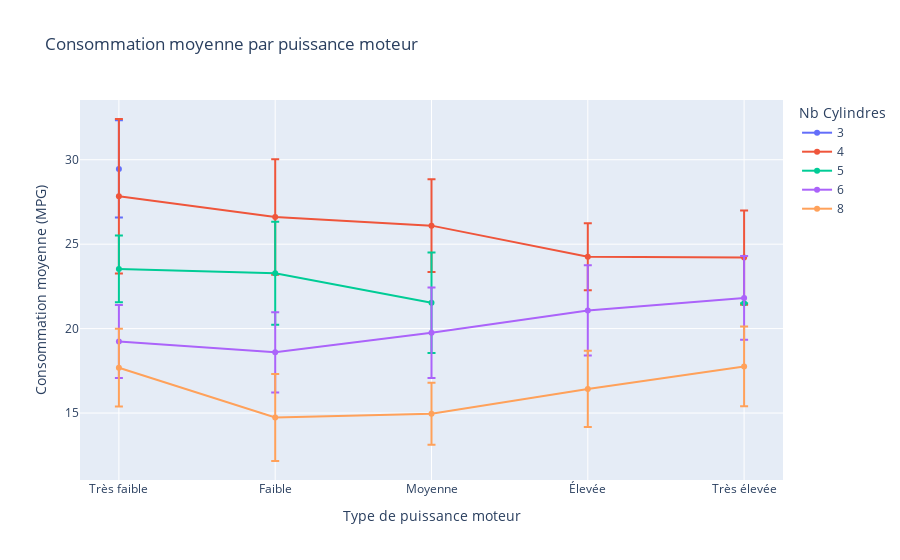

The code cell stored with this chart in its notebook:
### Markdown cell above
#### Répartition des styles de véhicule selon le type de transmission

Le second graphique, un diagramme sunburst, permet de visualiser la répartition des **styles de véhicule** en fonction du **type de transmission** :

- Les **transmissions automatiques** concernent principalement des véhicules de type **SUV** et **berlines (Sedan)**, c’est-à-dire des modèles généralement plus spacieux, orientés vers le confort et souvent utilisés dans des contextes urbains ou familiaux.
- Les **transmissions manuelles** sont davantage associées à des **coupés**, **hatchbacks**, ou encore des **pickups**. Ces styles sont souvent liés à des usages plus économiques, sportifs ou professionnels.
- Les transmissions automatisées et directes (DIRECT_DRIVE) sont très minoritaires, ce qui les rend peu représentatives pour l’analyse.

#### Corrélation entre les deux graphiques

Les deux visualisations convergent vers une **relation structurelle entre le prix, le type de transmission et le style du véhicule** :

| Type de transmission | Styles dominants               | Gamme de prix associée  |
|----------------------|--------------------------------|-------------------------|
| Automatique          | SUV, Sedan                     | Moyenne à élevée        |
| Manuelle             | Coupé, Hatchback, Pickup       | Basse à moyenne         |
| Semi-automatique     | Divers véhicules haut de gamme | Élevée                  |

Cette corrélation permet de tirer des conclusions utiles à la fois en matière de compréhension du marché et dans une logique de conseil à l’achat.

#### En tant que vendeur:

Dans une optique de vente ou de recommandation:

- Pour un **client recherchant le confort ou un usage familial**, les véhicules **automatiques de type SUV ou berline** seront les plus adaptés.
- Pour un **client au budget restreint**, un **véhicule manuel** de type **compact** ou **coupé** sera plus accessible.
- Pour un **profil professionnel ou rural**, le **pickup manuel** reste un bon compromis entre robustesse et maîtrise du budget.

On peut **établir un profil type des acheteurs selon leur budget, leur usage et leurs attentes en matière de confort ou performance.**

### Code cell
# Suppression des lignes avec valeurs manquantes
df_clean = df.dropna(subset=['hp', 'highway_mpg', 'city_mpg', 'cylinders']).copy()

# Calcul de la consommation moyenne
df_clean['Average MPG'] = (df_clean['highway_mpg'] + df_clean['city_mpg']) / 2

# Filtrage : suppression des moteurs à 0 cylindre (valeurs aberrantes)
df_clean = df_clean[df_clean['cylinders'] > 0]

# Tranches de puissance moteur
df_clean['HP Range'] = pd.qcut(df_clean['hp'], q=5, labels=[
    'Très faible', 'Faible', 'Moyenne', 'Élevée', 'Très élevée'])

# Conversion des cylindres à entier
df_clean['cylinders'] = df_clean['cylinders'].round().astype('Int64')

# Agrégation
df_filtered = df_clean.groupby(['HP Range', 'cylinders']).agg(
    avg_mpg=('Average MPG', 'mean'),
    std_mpg=('Average MPG', 'std')
).reset_index()

# Graphique interactif
fig = px.line(
    df_filtered,
    x='HP Range',
    y='avg_mpg',
    error_y='std_mpg',
    color='cylinders',
    markers=True,
    title="Consommation moyenne par puissance moteur",
    labels={
        "HP Range": "Type de puissance moteur",
        "avg_mpg": "Consommation moyenne (MPG)",
        "cylinders": "Nombre de cylindres"
    }
)

fig.update_layout(
    legend_title_text='Nb Cylindres',
    yaxis_title="Consommation moyenne (MPG)",
    xaxis_title="Type de puissance moteur"
)

fig.show()

### Figure 1 — Plotly figure (JSON) as saved in the notebook; plotly's stock layout.template omitted (floating-point values rounded to 4 significant figures)
{"data": [{"error_y": {"array": [2.876, NaN, NaN, NaN, NaN]}, "hovertemplate": "Nombre de cylindres=3<br>Type de puissance moteur=%{x}<br>Consommation moyenne (MPG)=%{y}<extra></extra>", "legendgroup": "3", "line": {"color": "#636efa", "dash": "solid"}, "marker": {"symbol": "circle"}, "mode": "lines+markers", "name": "3", "orientation": "v", "showlegend": true, "type": "scatter", "x": ["Très faible", "Faible", "Moyenne", "Élevée", "Très élevée"], "xaxis": "x", "y": [29.45, NaN, NaN, NaN, NaN], "yaxis": "y"}, {"error_y": {"array": [4.574, 3.424, 2.752, 1.987, 2.791]}, "hovertemplate": "Nombre de cylindres=4<br>Type de puissance moteur=%{x}<br>Consommation moyenne (MPG)=%{y}<extra></extra>", "legendgroup": "4", "line": {"color": "#EF553B", "dash": "solid"}, "marker": {"symbol": "circle"}, "mode": "lines+markers", "name": "4", "orientation": "v", "showlegend": true, "type": "scatter", "x": ["Très faible", "Faible", "Moyenne", "Élevée", "Très élevée"], "xaxis": "x", "y": [27.84, 26.61, 26.1, 24.26, 24.2], "yaxis": "y"}, {"error_y": {"array": [1.981, 3.043, 2.972, NaN, 0.0]}, "hovertemplate": "Nombre de cylindres=5<br>Type de puissance moteur=%{x}<br>Consommation moyenne (MPG)=%{y}<extra></extra>", "legendgroup": "5", "line": {"color": "#00cc96", "dash": "solid"}, "marker": {"symbol": "circle"}, "mode": "lines+markers", "name": "5", "orientation": "v", "showlegend": true, "type": "scatter", "x": ["Très faible", "Faible", "Moyenne", "Élevée", "Très élevée"], "xaxis": "x", "y": [23.54, 23.28, 21.53, NaN, 21.5], "yaxis": "y"}, {"error_y": {"array": [2.159, 2.376, 2.685, 2.671, 2.48]}, "hovertemplate": "Nombre de cylindres=6<br>Type de puissance moteur=%{x}<br>Consommation moyenne (MPG)=%{y}<extra></extra>", "legendgroup": "6", "line": {"color": "#ab63fa", "dash": "solid"}, "marker": {"symbol": "circle"}, "mode": "lines+markers", "name": "6", "orientation": "v", "showlegend": true, "type": "scatter", "x": ["Très faible", "Faible", "Moyenne", "Élevée", "Très élevée"], "xaxis": "x", "y": [19.24, 18.59, 19.75, 21.08, 21.81], "yaxis": "y"}, {"error_y": {"array": [2.298, 2.576, 1.839, 2.253, 2.361]}, "hovertemplate": "Nombre de cylindres=8<br>Type de puissance moteur=%{x}<br>Consommation moyenne (MPG)=%{y}<extra></extra>", "legendgroup": "8", "line": {"color": "#FFA15A", "dash": "solid"}, "marker": {"symbol": "circle"}, "mode": "lines+markers", "name": "8", "orientation": "v", "showlegend": true, "type": "scatter", "x": ["Très faible", "Faible", "Moyenne", "Élevée", "Très élevée"], "xaxis": "x", "y": [17.69, 14.74, 14.96, 16.43, 17.76], "yaxis": "y"}], "layout": {"legend": {"title": {"text": "Nb Cylindres"}, "tracegroupgap": 0}, "title": {"text": "Consommation moyenne par puissance moteur"}, "xaxis": {"anchor": "y", "domain": [0, 1], "title": {"text": "Type de puissance moteur"}}, "yaxis": {"anchor": "x", "domain": [0, 1], "title": {"text": "Consommation moyenne (MPG)"}}}}
